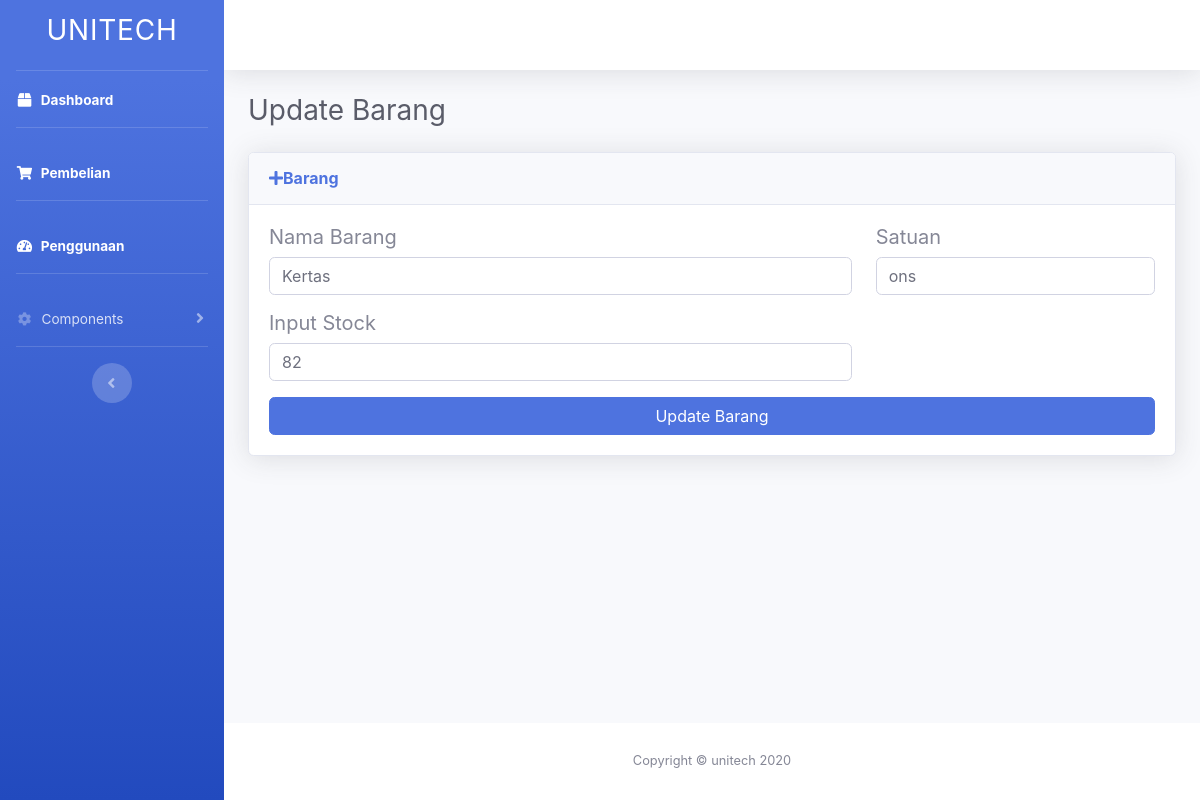
Page /barang/edit.php?id=2 on the committed database.
### tables this page shows
CREATE TABLE `barang` (
  `idBarang` int(11) NOT NULL,
  `nama_barang` varchar(45) DEFAULT NULL,
  `stock_barang` int(11) DEFAULT NULL,
  `satuan` varchar(45) DEFAULT NULL
);

### public/barang/edit.php (the view, shortened to what this page needs)
<?php
  $servername = "localhost";
  $username = "root";
  $password = "";
  $dbname = "kp_awang";
  $conn = new mysqli($servername, $username, $password, $dbname);
 ?>
<!DOCTYPE html>
<html lang="en">
<head>
  <link href="../vendor/fontawesome-free/css/all.min.css" rel="stylesheet" type="text/css">
  <link href="../css/sb-admin-2.min.css" rel="stylesheet">
  <link href="../vendor/datatables/dataTables.bootstrap4.min.css" rel="stylesheet">
</head>
<body id="page-top">
  <div id="wrapper">
    <ul class="navbar-nav bg-gradient-primary sidebar sidebar-dark accordion" id="accordionSidebar">
      <a class="sidebar-brand d-flex align-items-center justify-content-center" href="index.html">
        <div class="sidebar-brand-text mx-3"><h3>UNITECH </h3></div>
      </a>
      <hr class="sidebar-divider my-0">
      <li class="nav-item active">
        <a class="nav-link" href="index.php">
          <i class="fas fa-fw fa-box"></i>
          <span>Dashboard</span></a>
      <hr class="sidebar-divider">
      </li>
       <li class="nav-item active">
        <a class="nav-link" href="pembelian.php">
          <i class="fas fa-fw fa-shopping-cart"></i>
          <span>Pembelian</span></a>
      <hr class="sidebar-divider">
      </li>
       <li class="nav-item active">
        <a class="nav-link" href="penggunaan.php">
          <i class="fas fa-fw fa-tachometer-alt"></i>
          <span>Penggunaan</span></a>
      </li>
      <hr class="sidebar-divider">
       <li class="nav-item">
        <a class="nav-link collapsed" href="#" data-toggle="collapse" data-target="#collapseTwo" aria-expanded="true" aria-controls="collapseTwo">
          <i class="fas fa-fw fa-cog"></i>
          <span>Components</span>
        </a>
      </li>
      <hr class="sidebar-divider d-none d-md-block">
      <div class="text-center d-none d-md-inline">
        <button class="rounded-circle border-0" id="sidebarToggle"></button>
      </div>
    </ul>
    <div id="content-wrapper" class="d-flex flex-column">
      <div id="content">
        <nav class="navbar navbar-expand navbar-light bg-white topbar mb-4 static-top shadow">
           <ul class="navbar-nav ml-auto">
            <li class="nav-item dropdown no-arrow">
              <a class="nav-link dropdown-toggle" href="#" id="userDropdown" role="button" data-toggle="dropdown" aria-haspopup="true" aria-expanded="false">
              </a>
            </li>
          </ul>
        </nav>
        <div class="container-fluid">
           <div class="d-sm-flex align-items-center justify-content-between mb-4">
            <h1 class="h3 mb-0 text-gray-800">Update Barang</h1>
          </div>
           <?php
            $id = $_GET['id'];
            $sql = "SELECT * FROM barang where idBarang=".$id;
            $result = $conn->query($sql);
            $row = $result->fetch_assoc();
           ?>
          <div class="card shadow mb-4">
            <div class="card-header py-3">
              <h6 class="m-0 font-weight-bold text-primary"><i class="fa fa-plus"></i>Barang</h6>
            </div>
            <div class="card-body">
                <div class="form-group row">
                  <div class="col-sm-8">
                    <h5>Nama Barang</h5>
                    <?php
                    echo ' <input type="text" class="form-control form-control-user" id="nama" id="exampleInputEmail" value="'. $row['nama_barang'].'">';
                     ?>
                  </div>
                  <div class="col-sm-4">
                    <h5>Satuan</h5>
                    <?php
                    echo ' <input type="text" class="form-control form-control-user" id="satuan" id="exampleInputEmail" value="'. $row['satuan'].'">';
                     ?>
                  </div>
                </div>
                 <div class="form-group row">
                  <div class="col-sm-8">
                    <h5>Input Stock</h5>
                    <?php
                    echo ' <input type="text" class="form-control form-control-user" id="stock" id="exampleInputEmail" value="'. $row['stock_barang'].'">';
                     ?>
                  </div>
                </div>
                <button onclick="editdata()" class="btn btn-primary btn-user btn-block">
                  Update Barang
                </button>
            </div>
          </div>
        </div>
      </div>
      <footer class="sticky-footer bg-white">
        <div class="container my-auto">
          <div class="copyright text-center my-auto">
            <span>Copyright &copy; unitech 2020</span>
          </div>
        </div>
      </footer>
    </div>
  </div>
</body>
</html>

### rows in the picture
barang: nama_barang "Kertas", satuan "ons", stock_barang "82"
